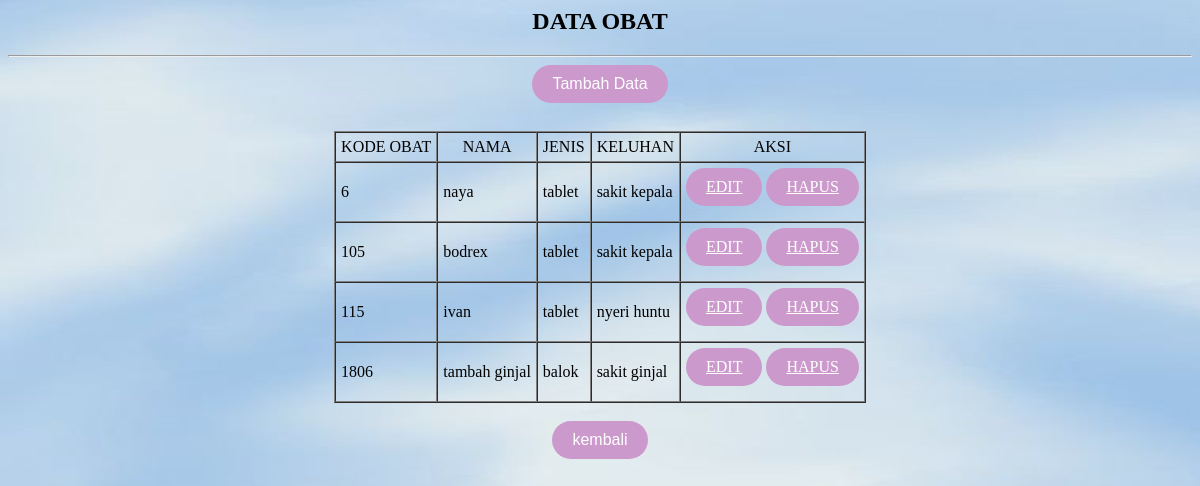
The page /dataobat.php on the database its author committed.
### tables this page shows
CREATE TABLE `obat` (
  `kode_obat` int(8) NOT NULL,
  `nama` varchar(25) NOT NULL,
  `jenis` varchar(8) NOT NULL,
  `keluhan` varchar(30) NOT NULL
);

### dataobat.php (the view, shortened to what this page needs)
<?php
	include'koneksi.php';
?>
<html>
<head>
</head>
<body background="bg1.jpg">
	<h2><center><marquee direction="left">DATA OBAT</marquee></h2>
	<hr>
	<center><input type="button" value="Tambah Data" onClick="location.href='tambahobat.php'"></center>
	<br>
	<table border='1' cellspacing="0" cellpadding='5' align="center">
	<tr align="center">
		<td>KODE OBAT</td>
		<td>NAMA</td>
		<td>JENIS</td>
		<td>KELUHAN</td>
		<td>AKSI</td>
	</tr>
	<?php
		$sql="SELECT * FROM obat";
		$query=mysqli_query($db_link,$sql);
		while($data = mysqli_fetch_array($query))
		{
		?>
		<tr>
		<td><?php echo "$data[kode_obat]"; ?></td>
		<td><?php echo "$data[nama]"; ?></td>
		<td><?php echo "$data[jenis]"; ?></td>
		<td><?php echo "$data[keluhan]"; ?></td>
		<td>
			<a class="btn-edit" href="editobat.php?id=<?php echo "$data[kode_obat]"; ?>">EDIT</a>
			<a class="btn-delete" href="hapusobat.php?id=<?php echo "$data[kode_obat]"; ?>" onClick="return confirm('Anda yakin?')">HAPUS</a>
		</td>
		</tr>
		<?php
		}
	?>
	</table><br>
<center>
<a href="../naya/halaman1.html">
	<input type='button' value='kembali'>
</body>
</html>

### dataobat.php (style rules this page uses)
input[type="button"] { padding: 10px 20px; background-color: #CC99CC; border: none; color: white; text-align: center; text-decoretion: none; display: inline-block; font-size: 16px; margin-bottom: 10px; cursor: pointex; border-radius: 50px; }
.btn-edit { padding: 10px 20px; background-color: #CC99CC; border: none; color: white; text-align: center; text-decoretion: none; display: inline-block; font-size: 16px; margin-bottom: 10px; cursor: pointex; border-radius: 50px; }
.btn-delete { padding: 10px 20px; background-color: #CC99CC; border: none; color: white; text-align: center; text-decoretion: none; display: inline-block; font-size: 16px; margin-bottom: 10px; cursor: pointex; border-radius: 50px; }

### rows shown on the page
obat: kode_obat "6", nama "naya", jenis "tablet", keluhan "sakit kepala"
obat: kode_obat "105", nama "bodrex", jenis "tablet", keluhan "sakit kepala"
obat: kode_obat "115", nama "ivan", jenis "tablet", keluhan "nyeri huntu"
obat: kode_obat "1806", nama "tambah ginjal", jenis "balok", keluhan "sakit ginjal"
